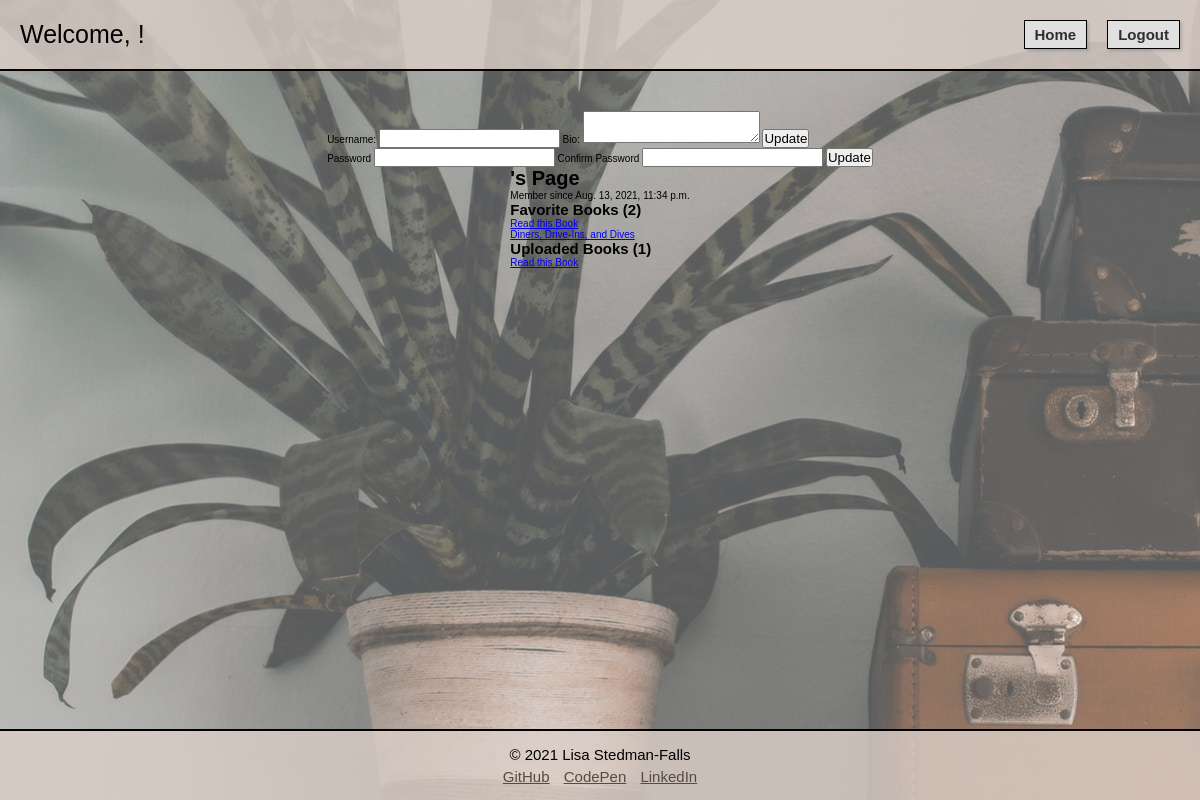
Before: /book/user/3 (signed in) with the older database file.
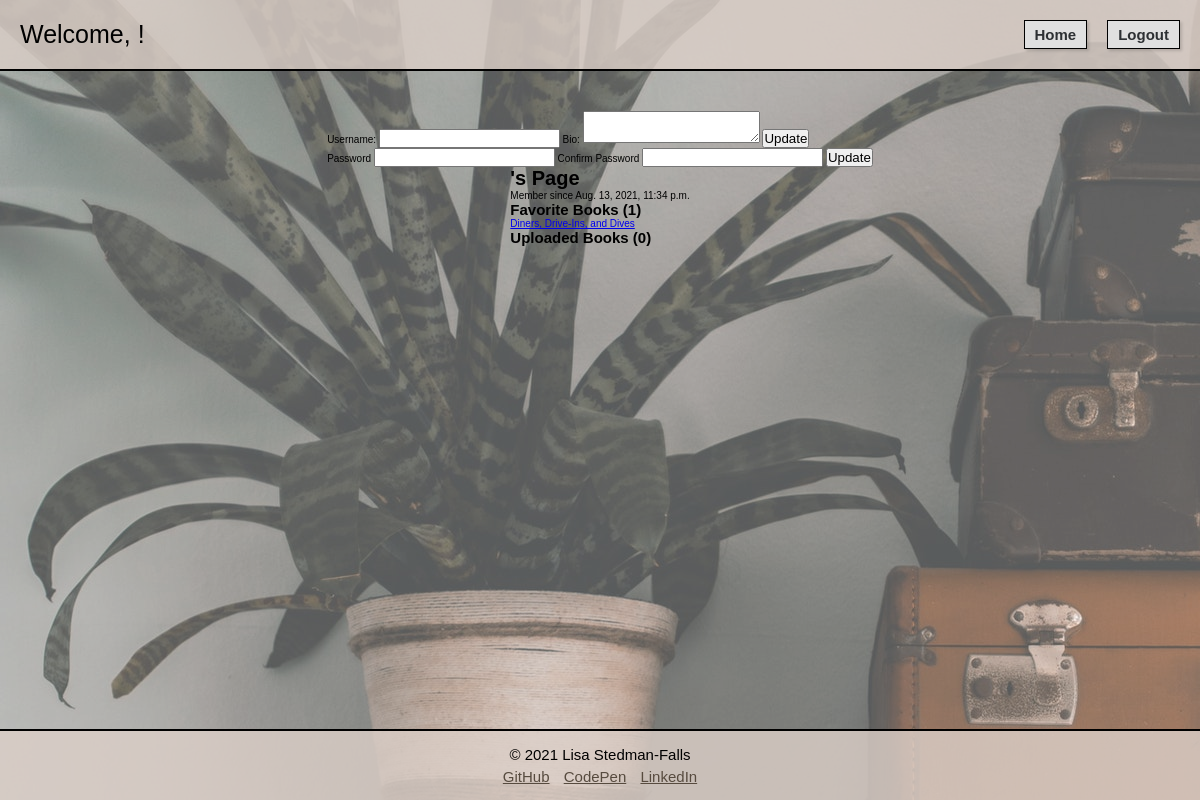
After: the same page with the newer database file.
### books_app/models.py (models this page shows, shortened)
class Book(models.Model):
    title = models.CharField(max_length=255)
    description = models.TextField()
    genre = models.CharField(max_length=255)
    uploaded_by = models.ForeignKey(User, related_name = "books_uploaded", on_delete = models.CASCADE)
    favorited_by = models.ManyToManyField(User, related_name = "books_favorited")
    created_at = models.DateTimeField(auto_now_add=True)
    updated_at = models.DateTimeField(auto_now=True)
    objects = BookManager()

### books_app/views.py (the view)
# urls.py: path('user/<int:user_id>', views.user_page), #GET request to display a specific object's info
def user_page(request, user_id): #GET REQUEST
    this_user= User.objects.get(id=request.session["user_id"])
    a_user = User.objects.get(id = user_id)
    admin = User.objects.get(id = 1)
    uploaded_books = a_user.books_uploaded.all()
    book_count = uploaded_books.count()
    favorited_books = a_user.books_favorited.all()
    favorite_count= favorited_books.count()
    context = {
        "this_user":this_user,
        "a_user": a_user,
        "favorited_books": favorited_books,
        "uploaded_books":uploaded_books,
        "book_count": book_count,
        "favorite_count":favorite_count,
        "admin": admin,
    }
    return render(request, "user_page.html", context)

### books_app/templates/user_page.html (shortened to what this page needs)
<!DOCTYPE html>
<html lang="en-US">
<head>
    {% load static %}
    <link rel="stylesheet" href="{% static 'user_page.css' %}">
</head>
<body>
    <div id="container">
        <nav>
            <p>Welcome, {{this_user.username}}!</p>
            <div id="nav_actions">
                <a href="/book">Home</a>
                <form action="/logout" method="POST">
                    <button type="submit">Logout</button>
                </form>
            </div>
        </nav>
        <div id="wrapper">
            {% if this_user.id == a_user.id or this_user == admin %}
            <div id="edit">
                <form action="/book/user/{{a_user.id}}/edit_info" method="POST">
                    <label class="label" for="username">Username: </label>
                    <input name="username" type="text" value ="{{a_user.username}}">
                    <label class="label" for="bio">Bio: </label>
                    <textarea name="bio">{{a_user.bio}}</textarea>
                    <button type="submit">Update</button>
                </form>
                <form action="/book/user/{{a_user.id}}/change_password" method="POST">
                        <label for="password">Password</label>
                        <input name="password" type="password">
                        <label for="password_confirm">Confirm Password</label>
                        <input name="password_confirm" type="password">
                        <button type="submit">Update</button>
                    </form>
            </div>
            {% endif %}
            <div id="user_info">
                <h1>{{a_user.username}}'s Page</h1>
                <p>Member since {{a_user.created_at}}</p>
                <h2>Favorite Books ({{favorite_count}})</h2>
                {% for book in favorited_books %}
                <p>
                    <a href ="/book/{{book.id}}">{{book.title}}</a>
                </p>
                {% endfor %}
                <h2>Uploaded Books ({{book_count}})</h2>
                {% for book in uploaded_books %}
                <p>
                    <a href ="/book/{{book.id}}">{{book.title}}</a>
                </p>
                {% endfor %}
            </div>
        </div>
        <footer>
            <p>&#169; 2021 Lisa Stedman-Falls</p>
            <a href="https://github.com/Lstedmanfalls/">GitHub</a>
            <a href="https://codepen.io/lstedmanfalls">CodePen</a>
            <a href="https://www.linkedin.com/in/lstedmanfalls/">LinkedIn</a>
        </footer>
    </div>
</body>
</html>

Changed rows visible on the page:
removed Book: title "Read this Book"
Other visible differences:
{{ favorite_count }}: "2" → "1"
{{ book_count }}: "1" → "0"
